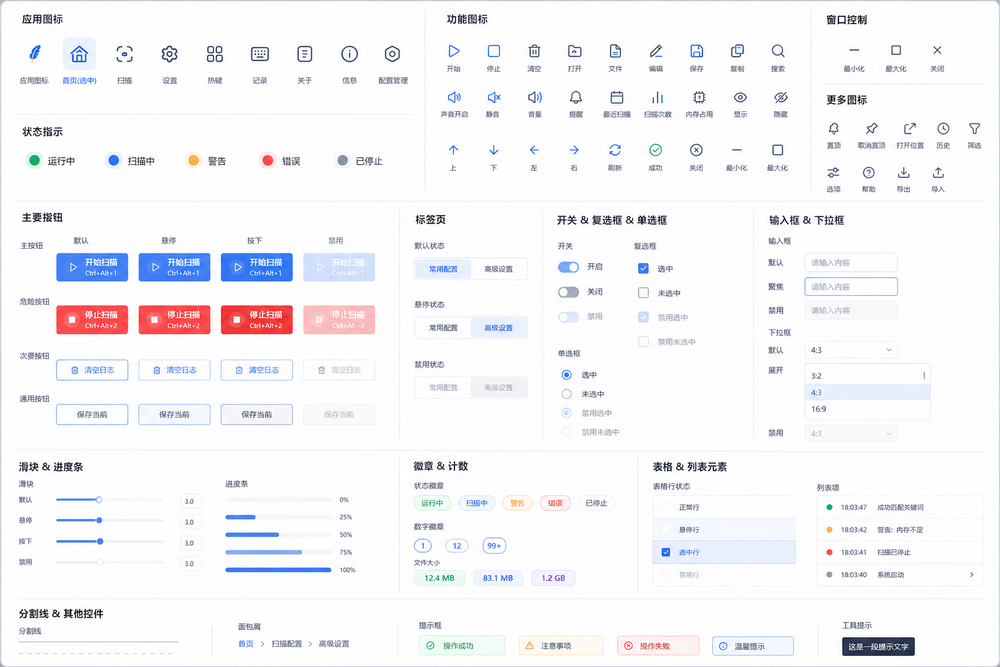
#> input picture mockups/ChatGPT Image 切图.png, 1000 x 667 px, shrunk from 1536 x 1024 before the run; its folder holds only this picture in this run
$ python -i ocr_recognize.py   (imports and definitions only)
#> lines starting #> are read from the running program, lines starting #| are printed output that depends on the picture; after the words box and inside, x2 and y2 are one past the last pixel; in counts of white or black regions, pixels touching at a corner belong together
#> (the call stopped at in init_reader, `_reader = easyocr.Reader(languages, gpu=False)`: easyocr is not available in this run)
#> in recognize_text, image is the input picture: PIL image 1000x667 RGB; mean R, G, B 245.5, 245.1, 248
"""
OCR识别模块
对图片进行OCR文字识别
使用 EasyOCR 库（纯Python实现，无需安装Tesseract）
包含图像预处理优化以提高识别准确率
"""

import os
from datetime import datetime
from PIL import Image, ImageEnhance, ImageFilter
import easyocr
import numpy as np
import cv2


# 全局 EasyOCR 阅读器（延迟初始化）
_reader = None
_languages = ['ch_sim', 'en']  # 中文简体和英文


def init_reader(languages=None):
    """
    初始化 EasyOCR 阅读器

    Args:
        languages (list): 语言列表，默认为 ['ch_sim', 'en']

    Returns:
        easyocr.Reader: OCR阅读器对象
    """
    global _reader, _languages

    if languages is None:
        languages = _languages

    if _reader is None:
        print(f"[{datetime.now().strftime('%Y-%m-%d %H:%M:%S')}] 正在初始化 EasyOCR（首次运行会下载模型，请稍候）...")
        try:
            _reader = easyocr.Reader(languages, gpu=False)  # gpu=False 使用CPU
            print(f"[{datetime.now().strftime('%Y-%m-%d %H:%M:%S')}] EasyOCR 初始化完成")
        except Exception as e:
            print(f"[{datetime.now().strftime('%Y-%m-%d %H:%M:%S')}] EasyOCR 初始化失败: {e}")
            raise

    return _reader


def preprocess_image(image):
    """
    图像预处理，提高OCR识别准确率

    Args:
        image: PIL.Image对象

    Returns:
        numpy.ndarray: 预处理后的图像数组
    """
    try:
        # 转换为RGB（如果不是）
        if image.mode != 'RGB':
            image = image.convert('RGB')

        # 转换为numpy数组
        img_array = np.array(image)

        # 转换为OpenCV格式 (BGR)
        img_cv = cv2.cvtColor(img_array, cv2.COLOR_RGB2BGR)

        # 转换为灰度图
        gray = cv2.cvtColor(img_cv, cv2.COLOR_BGR2GRAY)
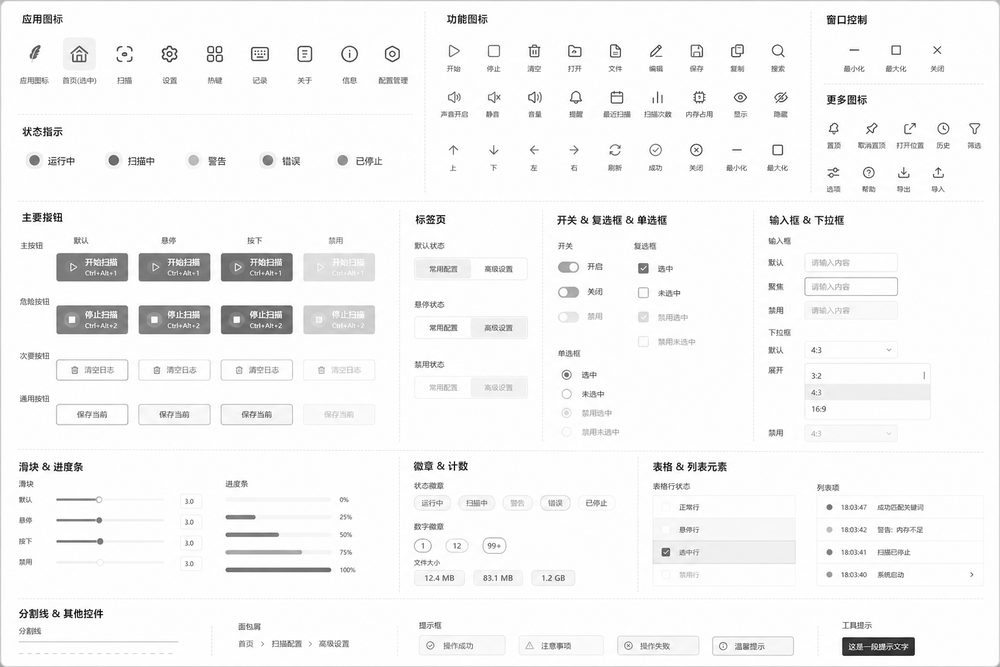
#> gray: shape (667, 1000); min 0, max 255, mean 245.5

        # 应用自适应阈值二值化（提高文字对比度）
        # 使用自适应阈值可以更好地处理不同光照条件
        binary = cv2.adaptiveThreshold(
            gray, 255, cv2.ADAPTIVE_THRESH_GAUSSIAN_C,
            cv2.THRESH_BINARY, 11, 2
        )
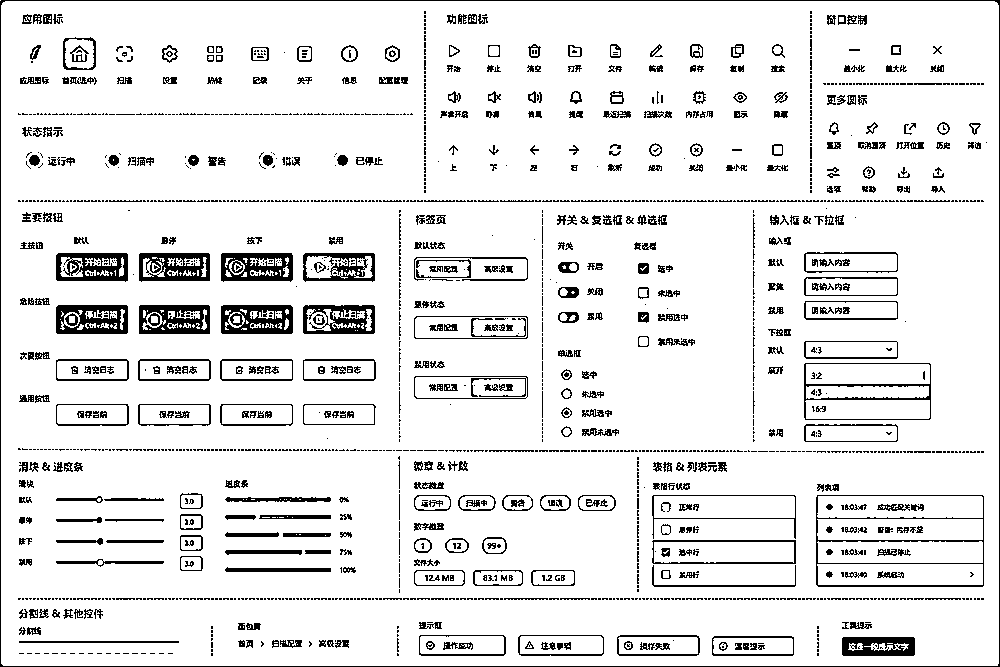
#> binary: shape (667, 1000); 90.7% white; black in thin lines or dots

        # 降噪处理
        denoised = cv2.fastNlMeansDenoising(binary, None, 10, 7, 21)

        # 轻微锐化（增强文字边缘）
        kernel = np.array([[-1, -1, -1],
                           [-1,  9, -1],
                           [-1, -1, -1]])
        sharpened = cv2.filter2D(denoised, -1, kernel)

        # 转换回RGB格式（EasyOCR需要RGB）
        result = cv2.cvtColor(sharpened, cv2.COLOR_GRAY2RGB)
#> result: shape (667, 1000, 3); 90.7% white; black in thin lines or dots

        return result
    except Exception as e:
        # 如果预处理失败，返回原始图像
        print(f"[{datetime.now().strftime('%Y-%m-%d %H:%M:%S')}] 图像预处理失败，使用原始图像: {e}")
        return np.array(image.convert('RGB'))


# [51 lines left out: function postprocess_text, not called in this run]


def recognize_text(image, languages=None, use_preprocessing=True, min_confidence=0.3):
    """
    对图片进行OCR文字识别

    Args:
        image: PIL.Image对象或图片文件路径
        languages (list): OCR语言列表，默认为 ['ch_sim', 'en']
        use_preprocessing (bool): 是否使用图像预处理，默认为True
        min_confidence (float): 最小置信度阈值，默认为0.3（降低阈值以获取更多结果）

    Returns:
        str: 识别出的文字内容，如果出错返回空字符串
    """
    global _reader

    try:
        # 初始化阅读器（如果尚未初始化）
        if _reader is None:
            init_reader(languages)

        # 如果传入的是文件路径，则打开图片
        if isinstance(image, str):
            image = Image.open(image)

        # 图像预处理
        if use_preprocessing:
            img_array = preprocess_image(image)
        else:
            # 将 PIL Image 转换为 numpy 数组
            img_array = np.array(image)

        # 进行OCR识别，使用更详细的参数
        results = _reader.readtext(
            img_array,
            detail=1,  # 返回详细信息（边界框、置信度）
            paragraph=False,  # 不自动合并段落
            width_ths=0.7,  # 宽度阈值，用于合并文本
            height_ths=0.7   # 高度阈值，用于合并文本
        )

        # 提取所有识别到的文字，按位置排序
        text_items = []
        for (bbox, text, confidence) in results:
            if confidence >= min_confidence:
                # 计算文本的Y坐标（用于排序）
                y_coord = np.mean([point[1] for point in bbox])
                text_items.append((y_coord, text, confidence))

        # 按Y坐标排序（从上到下）
        text_items.sort(key=lambda x: x[0])

        # 提取文字内容
        text_lines = [item[1] for item in text_items]

        # 合并所有文字行
        text = '\n'.join(text_lines)
        text = text.strip()

        # 后处理文本，修复常见错误
        text = postprocess_text(text)

        return text

    except Exception as e:
        print(f"[{datetime.now().strftime('%Y-%m-%d %H:%M:%S')}] OCR识别时出错: {e}")
        return ""


# [53 lines left out: function recognize_and_print, not called in this run]


# [4 lines not run here, left out]

>>> result = recognize_text('mockups/ChatGPT Image 切图.png')

$ run again, on mockups/ChatGPT Image 浅色.png
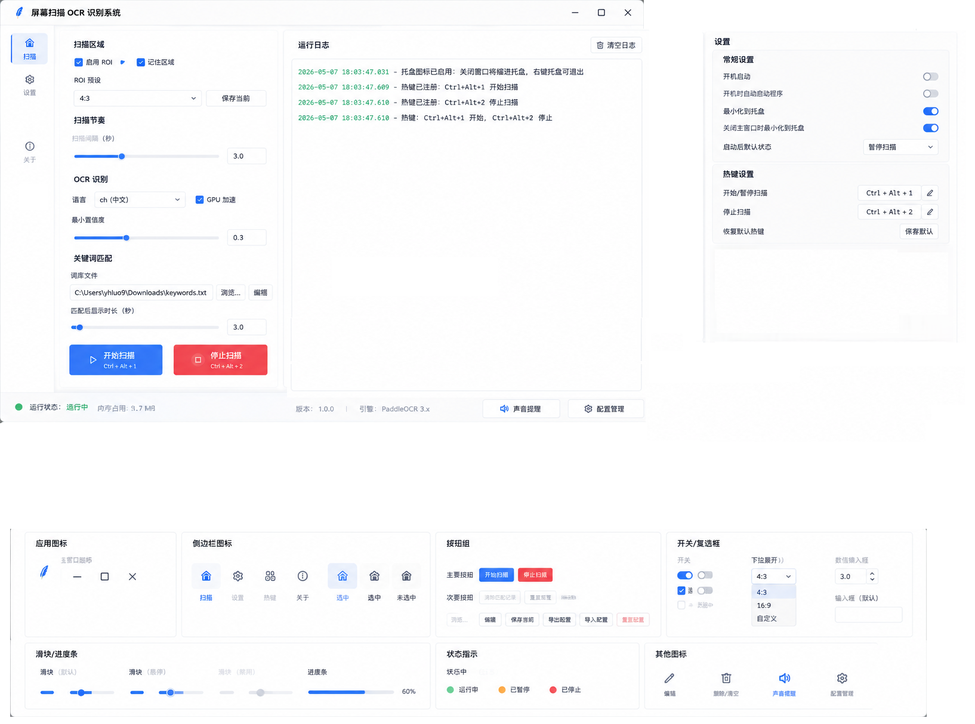
#> input picture mockups/ChatGPT Image 浅色.png, 975 x 724 px, shrunk from 1634 x 1213 before the run
#> in recognize_text, image is the input picture: PIL image 975x724 RGBA; mean R, G, B, A 249.4, 249.4, 250.7, 255
#> image: PIL image 975x724 RGB
#> in preprocess_image, `binary = cv2.adaptiveThreshold( gray, 255, cv2.ADAPTIVE_THRESH_GAUSSIA..`:
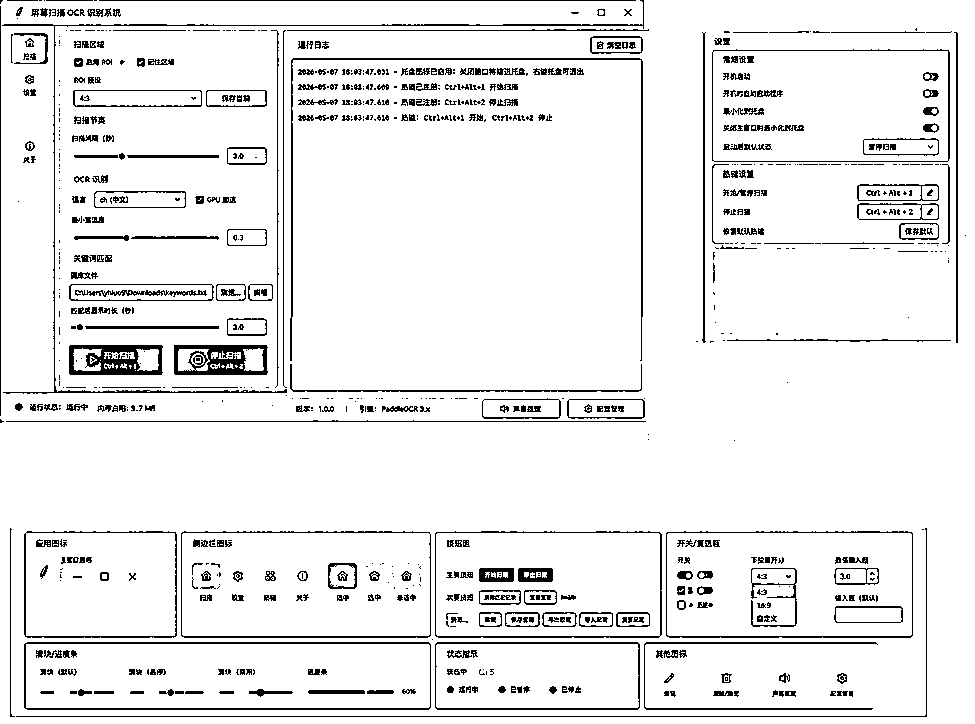
#> binary: shape (724, 975); 93% white; black in thin lines or dots
#> result: shape (724, 975, 3); 93% white; black in thin lines or dots

$ run again, on mockups/main_window.png
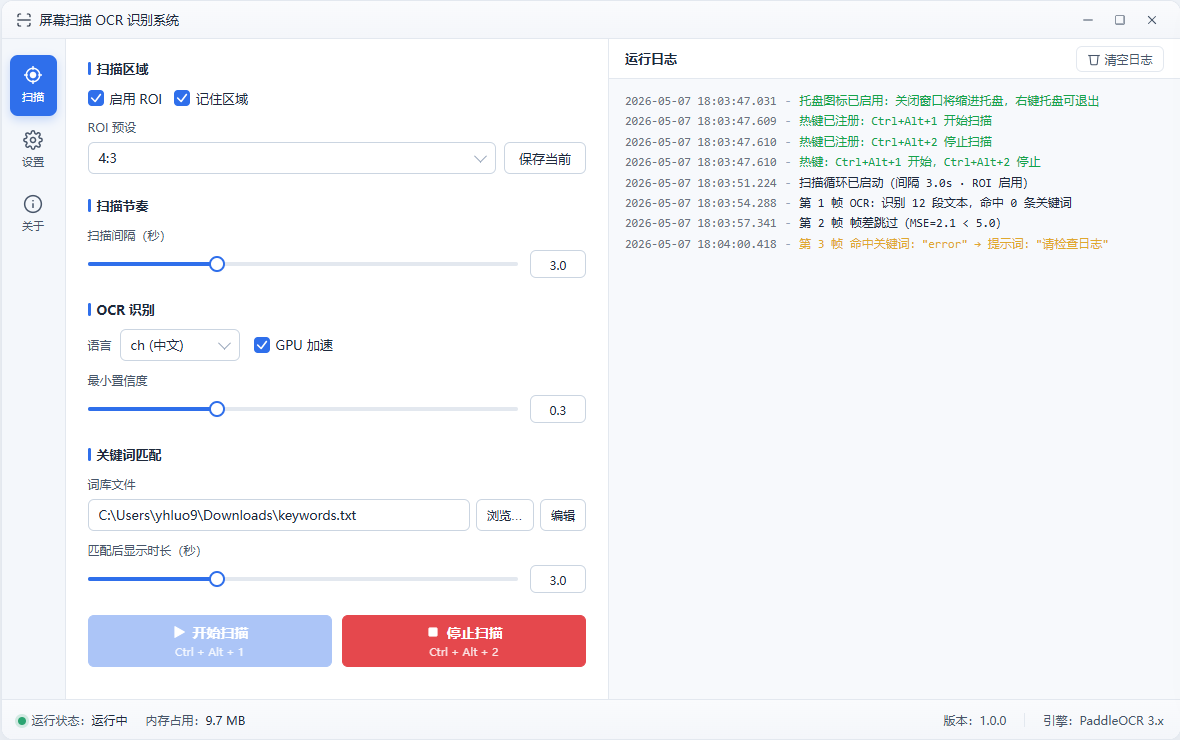
#> input picture mockups/main_window.png, 1180 x 740 px
#> in recognize_text, image is the input picture: PIL image 1180x740 RGB; mean R, G, B 243.7, 244, 247.1
#> in preprocess_image, `gray = cv2.cvtColor(img_cv, cv2.COLOR_BGR2GRAY)`:
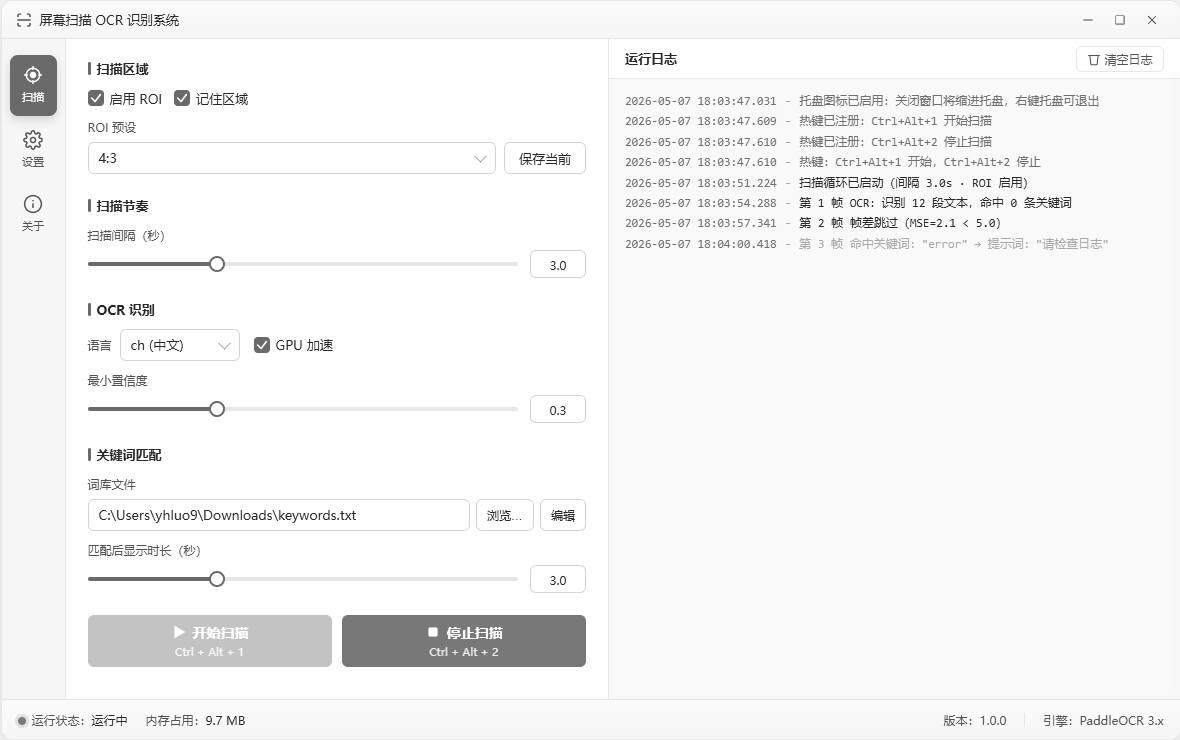
#> gray: shape (740, 1180); min 40, max 255, mean 244.4
#> in preprocess_image, `binary = cv2.adaptiveThreshold( gray, 255, cv2.ADAPTIVE_THRESH_GAUSSIA..`:
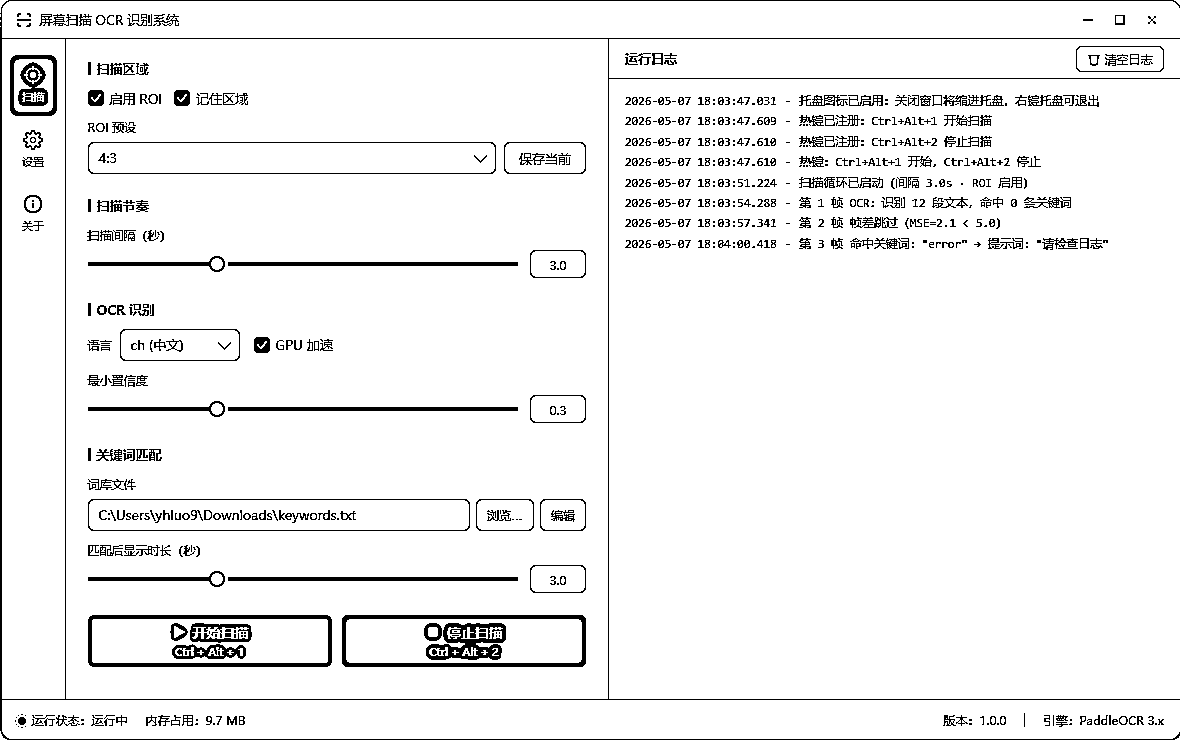
#> binary: shape (740, 1180); 94.7% white; 728 black regions (302 under 20 px), largest, box (x1, y1, x2, y2) and area: (0, 0, 1180, 740) 8082, (342, 615, 586, 667) 2300, (88, 615, 332, 667) 2276
